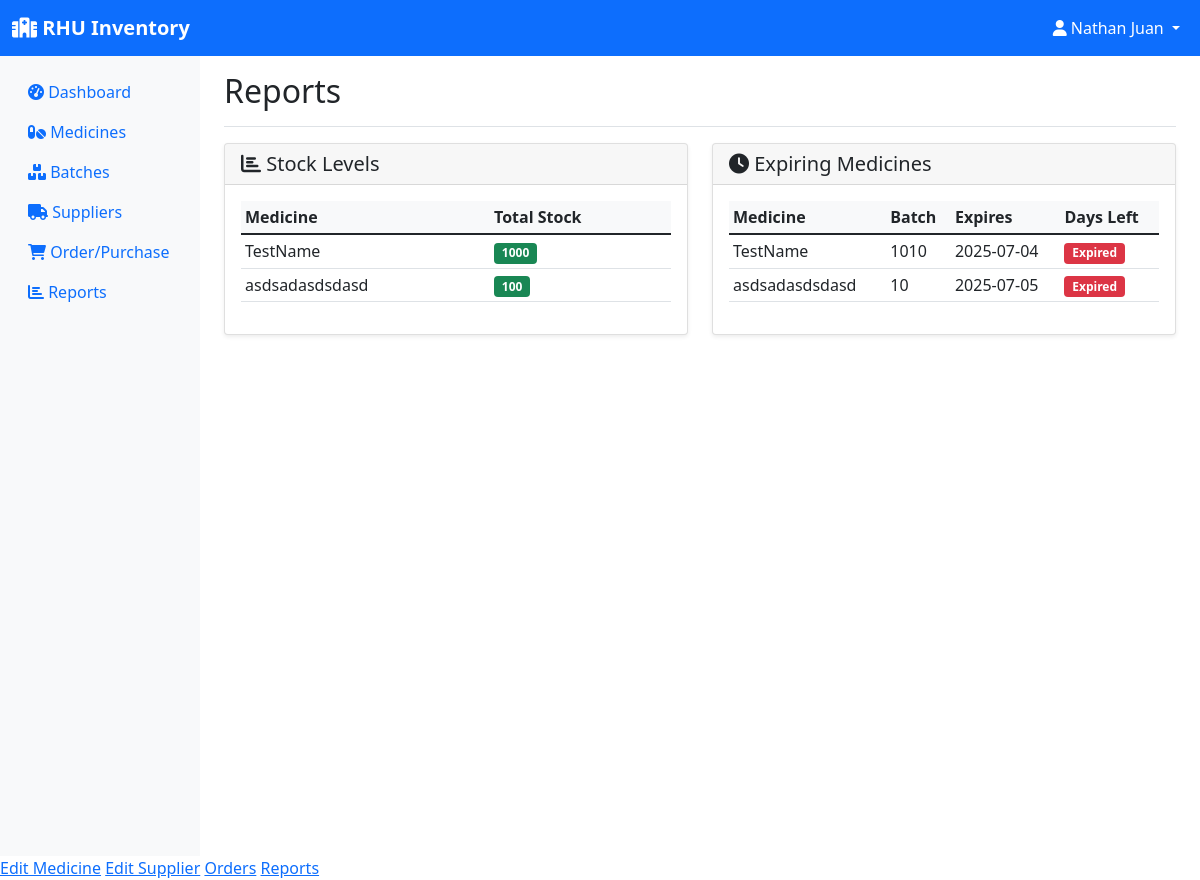
The page /reports (signed in) on the database as committed earlier.
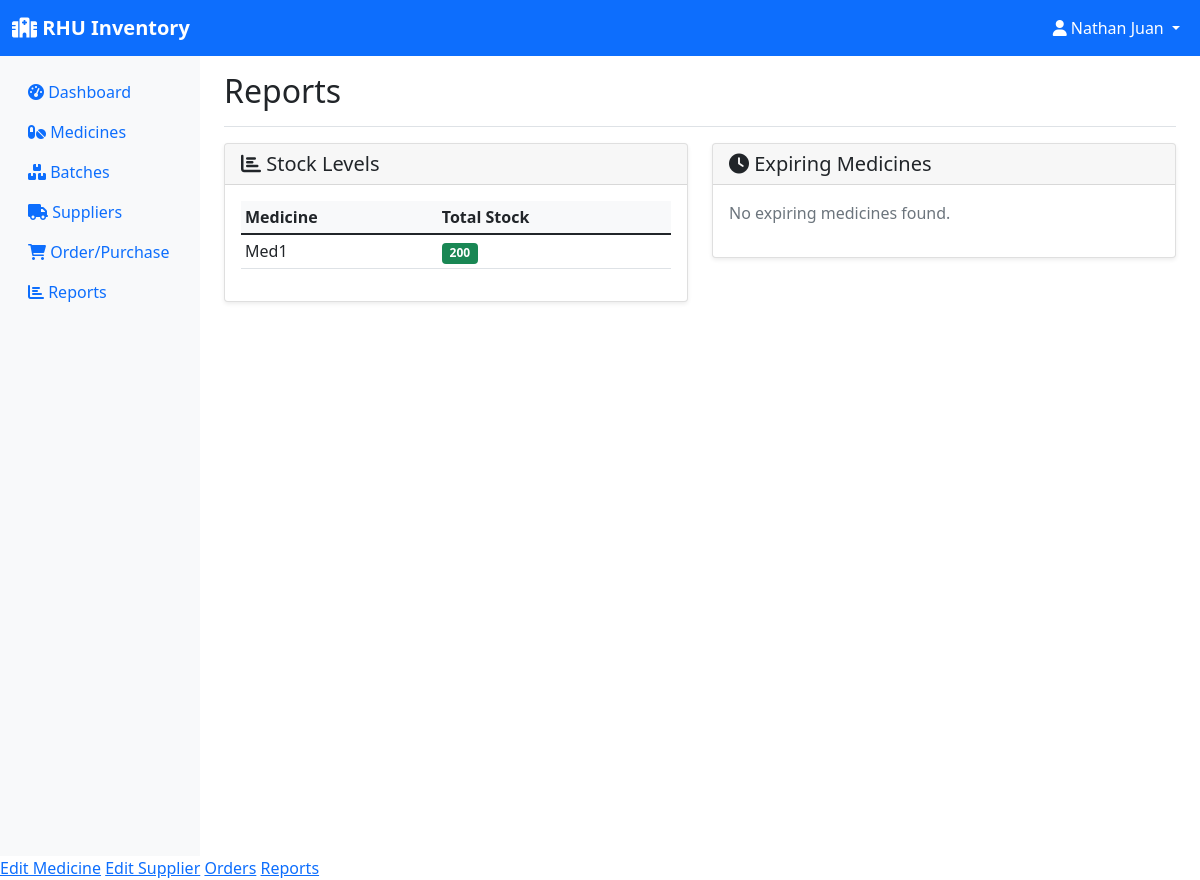
The same page on the database as committed later.
### models.py (models this page shows, shortened)
class Medicine(db.Model):
    id = db.Column(db.Integer, primary_key=True)
    name = db.Column(db.String(100), nullable=False)
    generic_name = db.Column(db.String(100))
    category = db.Column(db.String(50))
    unit = db.Column(db.String(20))  # e.g., tablets, bottles, etc.
    supplier_id = db.Column(db.Integer, db.ForeignKey('supplier.id'), nullable=False)
    created_at = db.Column(db.DateTime, default=datetime.utcnow)
    batches = db.relationship('Batch', backref='medicine', lazy=True)
    order_items = db.relationship('OrderItem', backref='medicine', lazy=True)

class Batch(db.Model):
    id = db.Column(db.Integer, primary_key=True)
    batch_number = db.Column(db.String(50), nullable=False)
    medicine_id = db.Column(db.Integer, db.ForeignKey('medicine.id'), nullable=False)
    quantity = db.Column(db.Integer, nullable=False)
    expiration_date = db.Column(db.Date, nullable=False)
    manufacturing_date = db.Column(db.Date)
    unit_price = db.Column(db.Float)
    created_at = db.Column(db.DateTime, default=datetime.utcnow)
    transactions = db.relationship('StockTransaction', backref='batch', lazy=True)
    @property
    def days_until_expiration(self):
        delta = self.expiration_date - datetime.now().date()
        return delta.days

### app.py (the view)
@app.route('/reports')
@login_required
def reports():
    if current_user.role not in ['admin', 'sub-admin', 'employee']:
        flash('You do not have permission to access this page.', 'danger')
        return redirect(url_for('dashboard'))
    stock_report = db.session.query(
        Medicine.name,
        func.sum(Batch.quantity).label('total_quantity')
    ).join(Batch).group_by(Medicine.name).all()
    thirty_days_from_now = datetime.now().date() + timedelta(days=30)
    expiring_report = Batch.query.filter(
        Batch.expiration_date <= thirty_days_from_now
    ).all()
    return render_template('reports.html',
                         stock_report=stock_report,
                         expiring_report=expiring_report)

### app.py (called while the page is built)
@login_manager.user_loader
def load_user(user_id):
    return User.query.get(int(user_id))

### templates/reports.html (shortened to what this page needs)
{% extends "base.html" %}
{% block content %}
{% if current_user.is_authenticated and (current_user.role == 'admin' or current_user.role == 'sub-admin' or current_user.role == 'employee') %}
<div class="d-flex justify-content-between flex-wrap flex-md-nowrap align-items-center pt-3 pb-2 mb-3 border-bottom">
    <h1 class="h2">Reports</h1>
</div>
<div class="row">
    <div class="col-md-6 mb-4">
        <div class="card">
            <div class="card-header">
                <h5 class="mb-0"><i class="fas fa-chart-bar"></i> Stock Levels</h5>
            </div>
            <div class="card-body">
                {% if stock_report %}
                <div class="table-responsive">
                    <table class="table table-sm">
                        <thead>
                            <tr>
                                <th>Medicine</th>
                                <th>Total Stock</th>
                            </tr>
                        </thead>
                        <tbody>
                            {% for item in stock_report %}
                            <tr>
                                <td>{{ item.name }}</td>
                                <td>
                                    <span class="badge bg-{{ 'danger' if item.total_quantity <= 10 else 'success' }}">
                                        {{ item.total_quantity }}
                                    </span>
                                </td>
                            </tr>
                            {% endfor %}
                        </tbody>
                    </table>
                </div>
                {% else %}
                <p class="text-muted">No stock data available.</p>
                {% endif %}
            </div>
        </div>
    </div>
    <div class="col-md-6 mb-4">
        <div class="card">
            <div class="card-header">
                <h5 class="mb-0"><i class="fas fa-clock"></i> Expiring Medicines</h5>
            </div>
            <div class="card-body">
                {% if expiring_report %}
                <div class="table-responsive">
                    <table class="table table-sm">
                        <thead>
                            <tr>
                                <th>Medicine</th>
                                <th>Batch</th>
                                <th>Expires</th>
                                <th>Days Left</th>
                            </tr>
                        </thead>
                        <tbody>
                            {% for batch in expiring_report %}
                            <tr>
                                <td>{{ batch.medicine.name }}</td>
                                <td>{{ batch.batch_number }}</td>
                                <td>{{ batch.expiration_date }}</td>
                                <td>
                                    {% if batch.days_until_expiration < 0 %}
                                        <span class="badge bg-danger">Expired</span>
                                    {% elif batch.days_until_expiration <= 7 %}
                                        <span class="badge bg-danger">{{ batch.days_until_expiration }} days</span>
                                    {% elif batch.days_until_expiration <= 30 %}
                                        <span class="badge bg-warning">{{ batch.days_until_expiration }} days</span>
                                    {% else %}
                                        <span class="badge bg-success">{{ batch.days_until_expiration }} days</span>
                                    {% endif %}
                                </td>
                            </tr>
                            {% endfor %}
                        </tbody>
                    </table>
                </div>
                {% else %}
                <p class="text-muted">No expiring medicines found.</p>
                {% endif %}
            </div>
        </div>
    </div>
</div>
{% else %}
    <div class="alert alert-danger mt-4">You do not have permission to access this page.</div>
{% endif %}
{% endblock %}

Rows that differ between the two databases and show on the page:
removed Medicine: name "TestName", total_quantity "1000"
removed Medicine: name "asdsadasdsdasd", total_quantity "100"
no longer on this page (row edited): Batch: medicine.name "TestName", batch_number "1010", expiration_date "2025-07-04", shows "Expired"
removed Batch: medicine.name "asdsadasdsdasd", batch_number "10", expiration_date "2025-07-05", shows "Expired"
added Medicine: name "Med1", total_quantity "200"
Other text that changed with them:
text no longer shown: "Medicine Batch Expires Days Left"
text now shown: "No expiring medicines found."
